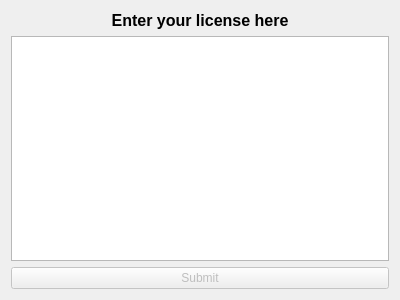
<?xml version="1.0" encoding="UTF-8"?>
<ui version="4.0">
 <class>licenseDialog</class>
 <widget class="QDialog" name="licenseDialog">
  <property name="enabled">
   <bool>true</bool>
  </property>
  <property name="geometry">
   <rect>
    <x>0</x>
    <y>0</y>
    <width>400</width>
    <height>300</height>
   </rect>
  </property>
  <property name="minimumSize">
   <size>
    <width>400</width>
    <height>300</height>
   </size>
  </property>
  <property name="windowTitle">
   <string>License</string>
  </property>
  <layout class="QVBoxLayout" name="verticalLayout">
   <item>
    <widget class="QLabel" name="licenseLabel">
     <property name="enabled">
      <bool>true</bool>
     </property>
     <property name="text">
      <string>&lt;html&gt;&lt;head/&gt;&lt;body&gt;&lt;p align=&quot;center&quot;&gt;&lt;span style=&quot; font-size:12pt; font-weight:600;&quot;&gt;Enter your license here&lt;/span&gt;&lt;/p&gt;&lt;/body&gt;&lt;/html&gt;</string>
     </property>
    </widget>
   </item>
   <item>
    <widget class="QTextEdit" name="licenseText">
     <property name="enabled">
      <bool>true</bool>
     </property>
    </widget>
   </item>
   <item>
    <widget class="QPushButton" name="licenseBtn">
     <property name="enabled">
      <bool>false</bool>
     </property>
     <property name="text">
      <string>Submit</string>
     </property>
    </widget>
   </item>
  </layout>
 </widget>
 <resources/>
 <connections/>
</ui>
